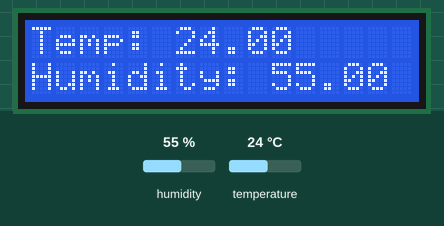
Bench run of a sketch on a simulated Arduino Uno, built with avr-gcc and run on an emulated ATmega328P. Parts: 16×2 character LCD. Inputs (shaded band) come from the test bench; at power-on: humidity 55 %, temperature 24 °C.

Above: at 1.3 s.
1.4 s: humidity set to 22 %
At 3.7 s:
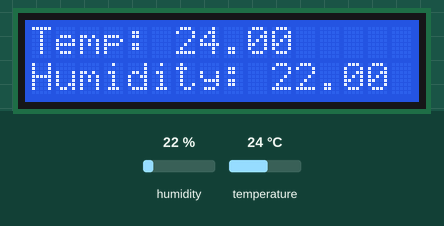
4.2 s: temperature set to 12 °C
At 4.6 s:
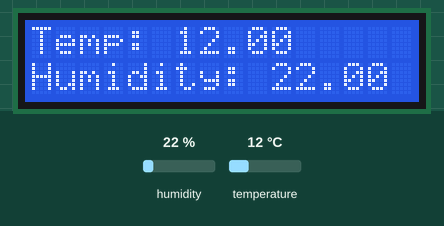
7.0 s: humidity set to 40 %
At 9.1 s:
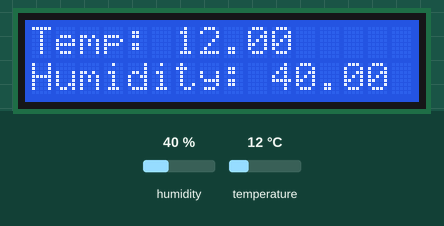
9.8 s: temperature set to 19 °C
At 11.3 s:
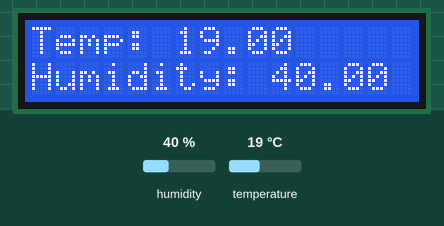
Timing chart, 0 to 12.8 s (numbered marks = the images above; inputs shaded):
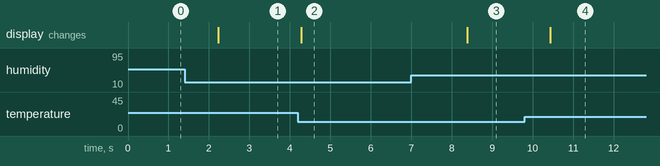

Measured:
- after the input at 1.4 s, the display: changes after 0.83 s (image 1)
- after the input at 4.2 s, the display: changes after 0.08 s (image 2)
- after the input at 7.0 s, the display: changes after 1.4 s (image 3)
- after the input at 9.8 s, the display: changes after 0.64 s (image 4)

The sketch:

main.ino
```cpp
#include <dht.h>
#include <Wire.h>
#include<LiquidCrystal_I2C.h>

LiquidCrystal_I2C lcd(0x27, 16, 2); // I2C address 0x27, 16 column and 2 rows
dht DHT;

#define DHT11_PIN 7
void setup() {
      lcd.init(); // initialize the lcd
      lcd.backlight(); // open the backlight
      lcd.begin(16,2);
}

void loop() {
      int chk = DHT.read11(DHT11_PIN);
      lcd.clear();  lcd.print("Temp: "); // print the temperature
      lcd.print(DHT.temperature);
      lcd.setCursor(0,1); // start to print at the second row
      lcd.print("Humidity: "); // print the humidity
      lcd.print(DHT.humidity);
      delay(2000); // wait a few seconds between measurements
}
```
